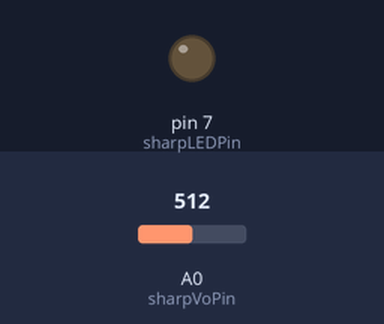
Recording of a sketch running on a simulated Arduino Uno, built with avr-gcc and run on an emulated ATmega328P. Parts: output pins drawn as LEDs (lit = HIGH). Inputs (shaded band) come from the test bench; at power-on: A0 (sharpVoPin) = 512. What the sketch prints to the serial monitor is not drawn.

Above: at 0.1 s.
At 2.1 s:
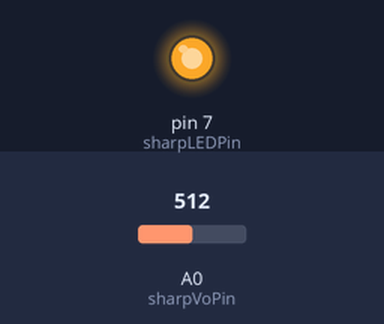
Timing chart, 0 to 3.6 s (numbered marks = the images above):
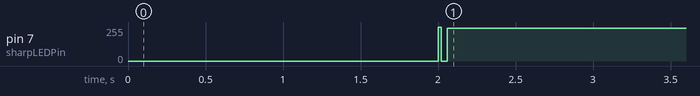

Measured:
- by itself, pin 7 (sharpLEDPin): 0/255 → 246/255 at 2.0 s

The sketch:

sharp.ino
```cpp
/////////////////////////////////////////////////////////////////////////////

// Sharp GP2Y1014AU0F Dust Sensor Demo

//

// Board Connection:

//   GP2Y1014    Arduino

//   V-LED       Between R1 and C1

//   LED-GND     C1 and GND

//   LED         Pin 7

//   S-GND       GND

//   Vo          A5

//   Vcc         5V

//

// Serial monitor setting:

//   9600 baud

/////////////////////////////////////////////////////////////////////////////


// Choose program options.

//#define PRINT_RAW_DATA

#define USE_AVG


// Arduino pin numbers.

const int sharpLEDPin = 7;   // Arduino digital pin 7 connect to sensor LED.

const int sharpVoPin = A0;   // Arduino analog pin 5 connect to sensor Vo.


// For averaging last N raw voltage readings.

#ifdef USE_AVG

#define N 100

static unsigned long VoRawTotal = 0;

static int VoRawCount = 0;

#endif // USE_AVG

// Set the typical output voltage in Volts when there is zero dust.

static float Voc = 0.6;

// Use the typical sensitivity in units of V per 100ug/m3.
const float K = 0.5;

/////////////////////////////////////////////////////////////////////////////
// Helper functions to print a data value to the serial monitor.
void printValue(String text, unsigned int value, bool isLast = false)
{
  Serial.print(text);
  Serial.print("=");
  Serial.print(value);
  if (!isLast)
  {
    Serial.print(", ");
  }

}

void printFValue(String text, float value, String units, bool isLast = false)
{
  Serial.print(text);
  Serial.print("=");
  Serial.print(value);
  Serial.print(units);
  if (!isLast)
  {
    Serial.print(", ");
  }

}


/////////////////////////////////////////////////////////////////////////////
// Arduino setup function.

void setup()
{
  // Set LED pin for output.
  pinMode(sharpLEDPin, OUTPUT);
  // Start the hardware serial port for the serial monitor.
  Serial.begin(9600);
  // Wait two seconds for startup.
  delay(2000);

  //Serial.println("");

  //Serial.println("GP2Y1014AU0F Demo");

  //Serial.println("=================");

}


// Arduino main loop.

void loop() {

  // Turn on the dust sensor LED by setting digital pin LOW.

  digitalWrite(sharpLEDPin, LOW);


  // Wait 0.28ms before taking a reading of the output voltage as per spec.

  delayMicroseconds(280);


  // Record the output voltage. This operation takes around 100 microseconds.

  int VoRaw = analogRead(sharpVoPin);


  // Turn the dust sensor LED off by setting digital pin HIGH.

  digitalWrite(sharpLEDPin, HIGH);


  // Wait for remainder of the 10ms cycle = 10000 - 280 - 100 microseconds.

  delayMicroseconds(9620);


  // Print raw voltage value (number from 0 to 1023).

  #ifdef PRINT_RAW_DATA

  //printValue("VoRaw", VoRaw, true);

  //Serial.println("");

  #endif // PRINT_RAW_DATA


  // Use averaging if needed.

  float Vo = VoRaw;

  #ifdef USE_AVG

  VoRawTotal += VoRaw;

  VoRawCount++;

  if ( VoRawCount >= N ) {

    Vo = 1.0 * VoRawTotal / N;

    VoRawCount = 0;

    VoRawTotal = 0;

  } else {

    return;

  }

  #endif // USE_AVG

  // Compute the output voltage in Volts.
  Vo = Vo / 1024.0 * 5.0;
  //printFValue("Vo", Vo*1000.0, "mV");

  // Convert to Dust Density in units of ug/m3.
  float dV = Vo - Voc;
  if ( dV < 0 ) {
    dV = 0;
    Voc = Vo;
  }
  float dustDensity = dV / K * 100.0;
  //printFValue("DustDensity", dustDensity, "ug/m3", true);
  Serial.println(dustDensity);


} // END PROGRAM
```
